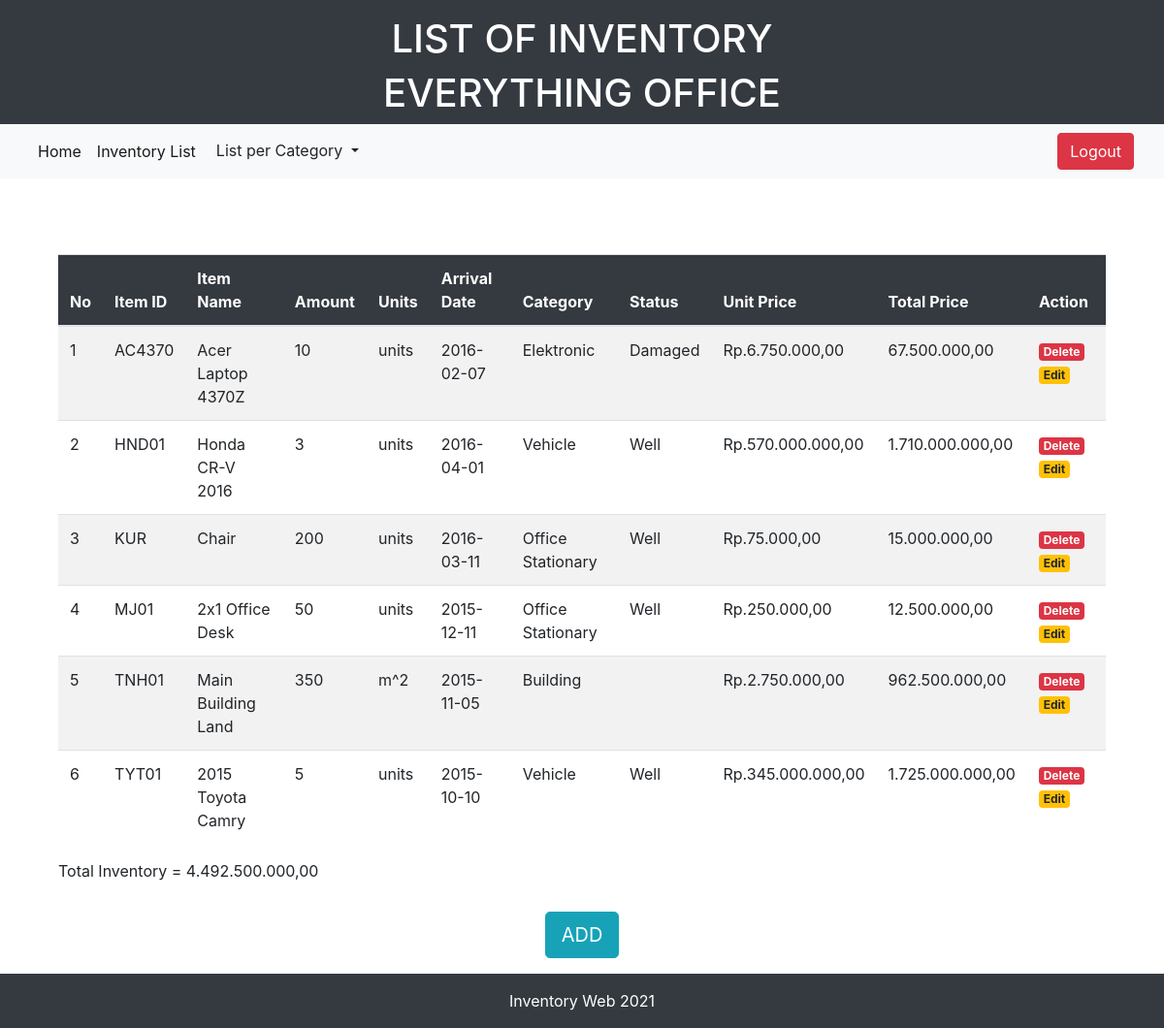
Page /list.php (signed in) on the committed database.
### tables this page shows
CREATE TABLE `inventory` (
  `item_id` varchar(10) NOT NULL,
  `item_name` varchar(30) NOT NULL,
  `amount` int(11) NOT NULL,
  `unit` varchar(15) NOT NULL,
  `arrival_date` date NOT NULL,
  `category` varchar(20) NOT NULL,
  `item_status` varchar(20) NOT NULL,
  `price` int(20) NOT NULL
);

### database.php (called while the page is built, shortened)
<?php
    $connect = mysqli_connect("localhost", "root", "", "responsi");
function query($query){
    global $connect;
    $result = mysqli_query($connect, $query);
    $rows = [];
    while($row = mysqli_fetch_assoc($result)){
        $rows[] = $row;
    }
    return $rows;
}
?>

### list.php (the view, shortened to what this page needs)
<?php
    include 'database.php';
    $data = query("SELECT * FROM inventory");
    $tot_inve = 0;
?>
<!doctype html>
<html>
  <head>
    <link rel="stylesheet" href="https://cdn.jsdelivr.net/npm/bootstrap@4.5.3/dist/css/bootstrap.min.css">
  </head>
  <body>
  <footer class="bg-dark text-white">
    <div class="container">
      <div class="row pt-3">
        <div class="col text-center">
          <h1>LIST OF INVENTORY</h1>
          <h1>EVERYTHING OFFICE</h1>
        </div>
      </div>
    </div>
  </footer>
  <nav class="navbar navbar-expand-lg navbar-light bg-light">
  <div class="container-fluid">
    <div class="collapse navbar-collapse" id="navbarNavDropdown">
      <ul class="navbar-nav">
        <li class="nav-item">
          <a class="nav-link active" aria-current="page" href="index.php">Home</a>
        </li>
        <li class="nav-item">
          <a class="nav-link active" href="list.php">Inventory List</a>
        </li>
        <li class="nav-item dropdown">
                <div class="dropdown">
          <button class="btn btn-light dropdown-toggle" type="button" id="dropdownMenuButton" data-toggle="dropdown" aria-haspopup="true" aria-expanded="false">
          List per Category
          </button>
        </div>
        </li>
      </ul>
    </div>
    <a class="btn btn-danger fixed-right" href="logout.php" role="button">Logout</a>
  </div>
  </nav>
  <br>
  <div class="container" style="padding: 30px;">
    <table class="table table-striped" id="tabel">
        <thead>
            <tr>
                <th class="table-dark">No</th>
                <th class="table-dark">Item ID</th>
                <th class="table-dark">Item Name</th>
                <th class="table-dark">Amount</th>
                <th class="table-dark">Units</th>
                <th class="table-dark">Arrival Date</th>
                <th class="table-dark">Category</th>
                <th class="table-dark">Status</th>
                <th class="table-dark">Unit Price</th>
                <th class="table-dark">Total Price</th>
                <th class="table-dark">Action</th>
            </tr>
        </thead>
            <?php $i = 1; ?>
            <tbody>
            <?php foreach( $data as $row) : ?>
            <tr>
                <td><?= $i ?></td>
                <td><?= $row["item_id"] ?></td>
                <td><?= $row["item_name"] ?></td>
                <td><?= $row["amount"] ?></td>
                <td><?= $row["unit"] ?></td>
                <td><?= $row["arrival_date"] ?></td>
                <td><?= $row["category"] ?></td>
                <td><?= $row["item_status"] ?></td>
                <td><?php
                        $number = $row["price"];
                        $price = number_format($number, 2, ',', '.');
                        echo "Rp." . $price;?>
                </td>
                <?php
                    $total = $row["price"] * $row["amount"];
                    $number = $total;
                    $pricepull = number_format($number, 2, ',', '.');
                    $tot_inve += $total;
                ?>
                <td><?= $pricepull ?></td>
                <td><a href="delete.php?item_id=<?= $row['item_id'];?>" class="badge badge-danger">Delete</a>
                <a href="edit.php?item_id=<?= $row['item_id'];?>" class="badge badge-warning">Edit</a></td>
            </tr>
            <?php $i++; ?>
            <?php endforeach; ?>
            </tbody>
        <br>
    </table>
                Total Inventory =
                <?php
                  $number = $tot_inve;
                  $pricesopull = number_format($number, 2, ',', '.');
                ?>
                <?= $pricesopull ?>
    </div>
    <center><a href="add.php" class="btn btn-info btn-lg btn-center" >ADD</a></center>
    <br>
    <br>
    <br>
  <footer class="bg-dark text-white fixed-bottom">
    <div class="container">
      <div class="row pt-3">
        <div class="col text-center">
          <p>Inventory Web 2021</p>
        </div>
      </div>
    </div>
  </footer>
  </body>
</html>

### rows in the picture
inventory: item_id "AC4370", item_name "Acer Laptop 4370Z", amount "10", unit "units", arrival_date "2016-02-07", category "Elektronic", item_status "Damaged", price "6.750.000,00", pricepull "67.500.000,00"
inventory: item_id "HND01", item_name "Honda CR-V 2016", amount "3", unit "units", arrival_date "2016-04-01", category "Vehicle", item_status "Well", price "570.000.000,00", pricepull "1.710.000.000,00"
inventory: item_id "KUR", item_name "Chair", amount "200", unit "units", arrival_date "2016-03-11", category "Office Stationary", item_status "Well", price "75.000,00", pricepull "15.000.000,00"
inventory: item_id "MJ01", item_name "2x1 Office Desk", amount "50", unit "units", arrival_date "2015-12-11", category "Office Stationary", item_status "Well", price "250.000,00", pricepull "12.500.000,00"
inventory: item_id "TNH01", item_name "Main Building Land", amount "350", unit "m^2", arrival_date "2015-11-05", category "Building", price "2.750.000,00", pricepull "962.500.000,00"
inventory: item_id "TYT01", item_name "2015 Toyota Camry", amount "5", unit "units", arrival_date "2015-10-10", category "Vehicle", item_status "Well", price "345.000.000,00", pricepull "1.725.000.000,00"

### other values in the picture
$pricesopull "4.492.500.000,00"
